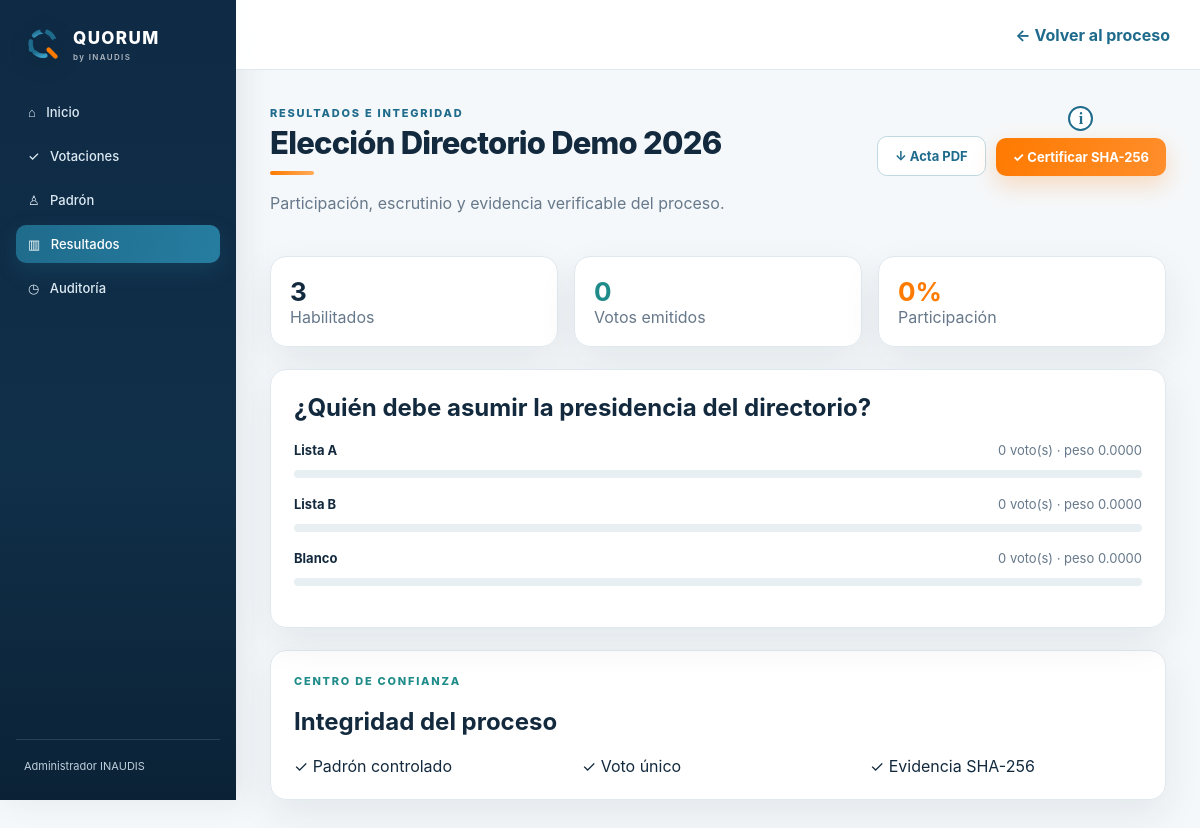
The page /results.php?election_id=1 (signed in) on the database its author committed.
### tables this page shows
CREATE TABLE elections (
    id BIGINT UNSIGNED AUTO_INCREMENT PRIMARY KEY,
    organization_id BIGINT UNSIGNED NOT NULL,
    title VARCHAR(180) NOT NULL,
    description TEXT NULL,
    voting_mode ENUM('secret','public') NOT NULL DEFAULT 'secret',
    status ENUM('draft','scheduled','open','closed','cancelled') NOT NULL DEFAULT 'draft',
    starts_at DATETIME NULL,
    ends_at DATETIME NULL,
    allow_weighted_vote TINYINT(1) NOT NULL DEFAULT 0,
    ballot_locked_at DATETIME NULL,
    census_locked_at DATETIME NULL,
    created_by BIGINT UNSIGNED NOT NULL,
    created_at DATETIME NOT NULL DEFAULT CURRENT_TIMESTAMP,
    updated_at DATETIME NOT NULL DEFAULT CURRENT_TIMESTAMP ON UPDATE CURRENT_TIMESTAMP,
    CONSTRAINT fk_elections_organization FOREIGN KEY (organization_id) REFERENCES organizations(id),
    CONSTRAINT fk_elections_creator FOREIGN KEY (created_by) REFERENCES users(id)
);

CREATE TABLE questions (
    id BIGINT UNSIGNED AUTO_INCREMENT PRIMARY KEY,
    election_id BIGINT UNSIGNED NOT NULL,
    text TEXT NOT NULL,
    question_type ENUM('single','multiple') NOT NULL DEFAULT 'single',
    min_choices INT UNSIGNED NOT NULL DEFAULT 1,
    max_choices INT UNSIGNED NOT NULL DEFAULT 1,
    sort_order INT UNSIGNED NOT NULL DEFAULT 0,
    created_at DATETIME NOT NULL DEFAULT CURRENT_TIMESTAMP,
    CONSTRAINT fk_questions_election FOREIGN KEY (election_id) REFERENCES elections(id) ON DELETE CASCADE
);

CREATE TABLE options (
    id BIGINT UNSIGNED AUTO_INCREMENT PRIMARY KEY,
    question_id BIGINT UNSIGNED NOT NULL,
    label VARCHAR(255) NOT NULL,
    sort_order INT UNSIGNED NOT NULL DEFAULT 0,
    created_at DATETIME NOT NULL DEFAULT CURRENT_TIMESTAMP,
    CONSTRAINT fk_options_question FOREIGN KEY (question_id) REFERENCES questions(id) ON DELETE CASCADE
);

### config/bootstrap.php (called while the page is built, shortened)
<?php
spl_autoload_register(static function (string $class): void {
    $prefix = 'InaudisVote\\';
    $baseDir = dirname(__DIR__) . '/app/';
    $relativeClass = substr($class, strlen($prefix));
    $file = $baseDir . str_replace('\\', '/', $relativeClass) . '.php';
});

### app/Core/Database.php (called while the page is built, shortened)
<?php
final class Database
{
    private static ?PDO $connection = null;
    public static function connection(): PDO
    {
        if (self::$connection instanceof PDO) {
            return self::$connection;
        }
        $host = getenv('DB_HOST') ?: '127.0.0.1';
        $port = getenv('DB_PORT') ?: '3306';
        $database = getenv('DB_NAME') ?: (getenv('DB_DATABASE') ?: 'inaudis_vote');
        $username = getenv('DB_USER') ?: (getenv('DB_USERNAME') ?: 'root');
        $password = getenv('DB_PASSWORD') ?: '';
        $dsn = sprintf(
            'mysql:host=%s;port=%s;dbname=%s;charset=utf8mb4',
            $host,
            $port,
            $database
        );
        try {
            self::$connection = new PDO($dsn, $username, $password, [
                PDO::ATTR_ERRMODE => PDO::ERRMODE_EXCEPTION,
                PDO::ATTR_DEFAULT_FETCH_MODE => PDO::FETCH_ASSOC,
                PDO::ATTR_EMULATE_PREPARES => false,
            ]);
        } catch (PDOException $exception) {
            throw new RuntimeException('No fue posible conectar con la base de datos.', 0, $exception);
        }
        return self::$connection;
    }
}

### app/Services/ElectionService.php (called while the page is built, shortened)
<?php
final class ElectionService
{
    public static function find(int $id): ?array
    {
        $stmt = Database::connection()->prepare('SELECT e.*, o.name organization_name FROM elections e JOIN organizations o ON o.id=e.organization_id WHERE e.id=:id');
        $stmt->execute(['id' => $id]);
        $row = $stmt->fetch(PDO::FETCH_ASSOC);
        return $row ?: null;
    }
}

### app/Services/ResultService.php (called while the page is built, shortened)
<?php
final class ResultService
{
    public static function summary(int $electionId): array
    {
        $pdo=Database::connection();
        $qStmt=$pdo->prepare('SELECT id,text,question_type FROM questions WHERE election_id=:id ORDER BY sort_order,id');
        $qStmt->execute(['id'=>$electionId]);
        $questions=$qStmt->fetchAll(PDO::FETCH_ASSOC);
        $result=[];
        $optStmt=$pdo->prepare(
            'SELECT o.id,o.label,COALESCE(SUM(b.weight),0) weighted_votes,COUNT(ba.id) votes
             FROM options o
             LEFT JOIN ballot_answers ba ON ba.option_id=o.id
             LEFT JOIN ballots b ON b.id=ba.ballot_id
             WHERE o.question_id=:qid
             GROUP BY o.id,o.label,o.sort_order
             ORDER BY o.sort_order,o.id'
        );
        foreach ($questions as $q) {
            $optStmt->execute(['qid'=>$q['id']]);
            $result[]=['id'=>(int)$q['id'],'text'=>$q['text'],'question_type'=>$q['question_type'],'options'=>$optStmt->fetchAll(PDO::FETCH_ASSOC)];
        }
        $stats=$pdo->prepare('SELECT COUNT(*) total, SUM(has_voted=1) voted FROM census_members WHERE election_id=:id');
        $stats->execute(['id'=>$electionId]);
        $participation=$stats->fetch(PDO::FETCH_ASSOC) ?: ['total'=>0,'voted'=>0];
        return ['election_id'=>$electionId,'participation'=>$participation,'questions'=>$result];
    }
}

### public/results.php (the view, shortened to what this page needs)
<?php
require dirname(__DIR__).'/config/bootstrap.php';
$user=Authorization::requireRoles(['admin','organizer']);
$electionId=(int)($_GET['election_id']??0);
$election=ElectionService::find($electionId);
$certificate=null;$error=null;
$summary=$certificate['results']??ResultService::summary($electionId);
$total=(int)($summary['participation']['total']??0);$voted=(int)($summary['participation']['voted']??0);$pct=$total>0?round(($voted/$total)*100,1):0;
?>
<!doctype html><html lang="es"><head><link rel="stylesheet" href="/assets/quorum.css"><link rel="stylesheet" href="/assets/results-help.css"></head><body class="vota-ui"><div class="v-shell">
<aside class="v-sidebar"><div class="v-brand"><img class="v-brandmark" src="/assets/quorum-mark.svg" alt=""><span><span class="v-brand-name">QUORUM<small>by INAUDIS</small></span></span></div><nav class="v-nav"><a href="/dashboard.php">⌂ &nbsp; Inicio</a><a href="/elections.php">✓ &nbsp; Votaciones</a><a href="/census.php?election_id=<?=$electionId?>">♙ &nbsp; Padrón</a><a class="active" href="#">▥ &nbsp; Resultados</a><a href="/audit.php">◷ &nbsp; Auditoría</a></nav><div class="v-sidebar-foot"><?=htmlspecialchars($user['name'])?></div></aside>
<div class="v-main"><header class="v-topbar"><a class="v-link" href="/election.php?id=<?=$electionId?>">← Volver al proceso</a></header><main class="v-content">
<div class="v-headrow"><div><div class="v-kicker">Resultados e integridad</div><h1 class="v-title"><?=htmlspecialchars($election['title'])?></h1><div class="v-accent-line"></div><p class="v-subtitle">Participación, escrutinio y evidencia verificable del proceso.</p></div><div class="v-result-actions"><a class="v-btn v-btn-outline" href="/acta.php?election_id=<?=$electionId?>">↓ Acta PDF</a><div class="v-certify-wrap"><details class="v-info-popover"><summary aria-label="Información sobre la certificación">i</summary></details><form method="post"><button class="v-btn v-btn-orange">✓ Certificar SHA-256</button></form></div></div></div>
<section class="v-grid-3" style="margin-bottom:22px"><div class="v-card v-stat"><strong><?=$total?></strong><span class="v-muted">Habilitados</span></div><div class="v-card v-stat teal"><strong><?=$voted?></strong><span class="v-muted">Votos emitidos</span></div><div class="v-card v-stat orange"><strong><?=$pct?>%</strong><span class="v-muted">Participación</span></div></section>
<div class="v-stack"><?php foreach($summary['questions'] as $q):?><section class="v-card v-pad"><h2 style="margin-top:0"><?=htmlspecialchars($q['text'])?></h2><?php $max=0;foreach($q['options'] as $o)$max=max($max,(float)$o['weighted_votes']);foreach($q['options'] as $o):$value=(float)$o['weighted_votes'];$width=$max>0?round(($value/$max)*100):0;?><div style="margin:18px 0"><div class="v-section-head" style="font-size:13px"><strong><?=htmlspecialchars($o['label'])?></strong><span class="v-muted"><?=htmlspecialchars((string)$o['votes'])?> voto(s) · peso <?=htmlspecialchars((string)$o['weighted_votes'])?></span></div><div class="v-bar"><span style="width:<?=$width?>%"></span></div></div><?php endforeach;?></section><?php endforeach;?></div>
<section class="v-card v-pad" style="margin-top:22px"><div class="v-kicker" style="color:var(--teal)">Centro de confianza</div><h2>Integridad del proceso</h2><div class="v-grid-3"><div>✓ Padrón controlado</div><div>✓ Voto único</div><div>✓ Evidencia SHA-256</div></div></section>
</main></div></div></body></html>

### public/assets/quorum.css (style rules this page uses)
:root { --navy:#0F2A44;--blue:#1F6B8C;--blue-light:#3BA0C6;--orange:#FF7A00;--teal:#1F8C89;--ink:#132A3E;--muted:#66788A;--line:#DFE8EF;--bg:#F5F8FA;--danger:#C83D4D;--shadow:0 14px 38px rgba(15,42,68,.08) }
* { box-sizing:border-box }
html { scroll-behavior:smooth }
body.vota-ui { margin:0;background:var(--bg);color:var(--ink);font-family:Montserrat,Inter,ui-sans-serif,system-ui,-apple-system,BlinkMacSystemFont,"Segoe UI",sans-serif;-webkit-font-smoothing:antialiased }
.v-shell { min-height:100vh;display:grid;grid-template-columns:236px 1fr }
.v-sidebar { background:linear-gradient(180deg,#0F2A44,#102F49 58%,#0B2236);color:#fff;padding:25px 16px;display:flex;flex-direction:column;position:sticky;top:0;height:100vh;box-shadow:8px 0 30px rgba(15,42,68,.08) }
.v-brand { display:flex;align-items:center;gap:11px;font-weight:800;letter-spacing:.045em;margin:0 8px 30px }
.v-brandmark { width:38px;height:38px;display:block;object-fit:contain;filter:drop-shadow(0 5px 12px rgba(0,0,0,.12)) }
.v-brand-name { font-size:17px;line-height:1;letter-spacing:.08em }
.v-brand small { display:block;font-size:8px;font-weight:600;opacity:.66;letter-spacing:.17em;margin-top:5px }
.v-nav { display:grid;gap:6px }
.v-nav a { color:#DCEAF3;text-decoration:none;padding:11px 12px;border-radius:10px;font-size:13px;font-weight:550;transition:.18s }
.v-nav a.active { background:linear-gradient(100deg,var(--blue),#267DA0);color:#fff;box-shadow:0 8px 20px #1f6b8c40 }
.v-sidebar-foot { margin-top:auto;border-top:1px solid #ffffff1f;padding:18px 8px 0;font-size:11px;line-height:1.55;color:#BFD0DD }
.v-main { min-width:0 }
.v-topbar { height:70px;background:#fffffff0;backdrop-filter:blur(14px);border-bottom:1px solid var(--line);display:flex;align-items:center;justify-content:flex-end;padding:0 30px;gap:14px;position:sticky;top:0;z-index:20 }
.v-content { max-width:1280px;margin:auto;padding:36px 34px 60px }
.v-kicker { font-size:11px;text-transform:uppercase;letter-spacing:.16em;color:var(--blue);font-weight:800 }
.v-title { font-size:31px;line-height:1.15;margin:5px 0 6px;font-weight:800;letter-spacing:-.025em }
.v-subtitle,.v-muted { color:var(--muted) }
.v-headrow,.v-section-head { display:flex;justify-content:space-between;align-items:flex-start;gap:20px }
.v-headrow { margin-bottom:27px }
.v-section-head { align-items:center;margin-bottom:12px }
.v-btn { border:0;border-radius:10px;padding:11px 17px;font:inherit;font-size:13px;font-weight:750;text-decoration:none;display:inline-flex;align-items:center;justify-content:center;gap:8px;cursor:pointer;transition:.18s }
.v-btn-orange { background:linear-gradient(110deg,var(--orange),#FF8E2C);color:#fff;box-shadow:0 9px 24px #ff7a003d }
.v-btn-outline { background:#fff;color:var(--blue);border:1px solid #BFD8E2 }
.v-card { background:#fffffff7;border:1px solid var(--line);border-radius:16px;box-shadow:var(--shadow);transition:.2s }
.v-pad { padding:23px }
.v-stat { padding:19px }
.v-stat strong { display:block;font-size:26px }
.v-stat.teal strong { color:var(--teal) }
.v-stat.orange strong { color:var(--orange) }
.v-link { color:var(--blue);font-weight:700;text-decoration:none }
.v-accent-line { width:44px;height:4px;background:linear-gradient(90deg,var(--orange),#FFAB5A);border-radius:999px;margin:10px 0 18px }
.v-grid-3 { display:grid;grid-template-columns:repeat(3,1fr);gap:16px }
.v-stack { display:grid;gap:14px }
.v-bar { height:8px;background:#E8EFF3;border-radius:999px;overflow:hidden }

### public/assets/results-help.css (style rules this page uses)
.v-result-actions { display:flex;gap:10px;align-items:flex-end;flex-wrap:wrap }
.v-certify-wrap { display:flex;flex-direction:column;align-items:center;gap:7px;position:relative }
.v-info-popover { position:relative }
.v-info-popover summary { list-style:none;width:25px;height:25px;border:2px solid var(--blue);border-radius:50%;display:grid;place-items:center;color:var(--blue);background:#fff;font-family:Georgia,serif;font-weight:900;font-size:16px;cursor:pointer }

### rows shown on the page
elections: title "Elección Directorio Demo 2026"
questions: text "¿Quién debe asumir la presidencia del directorio?"
options: label "Lista A", votes "0", weighted_votes "0.0000"
options: label "Lista B", votes "0", weighted_votes "0.0000"
options: label "Blanco", votes "0", weighted_votes "0.0000"

### other values the page prints
$user['name'] "Administrador INAUDIS"
$total "3"
$voted "0"
$pct "0"
